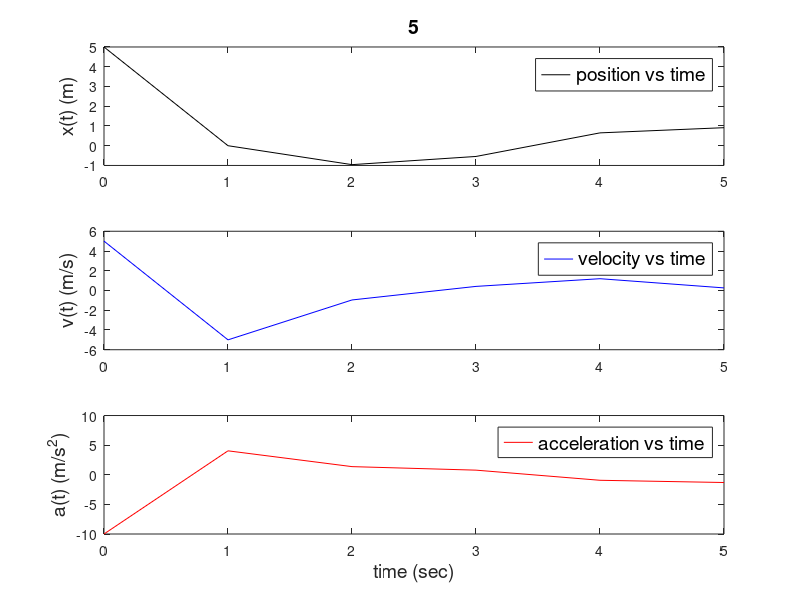

Write the MATLAB code that produced this figure.
%ho1.m
%Calculation of position, velocity, and acceleration for a harmonic
%oscillator versus time. The equations of motion are used for small time intervals
clear;
%NPTS=100;TMAX=1.0;%example Maximum number of points and maximum time
TTL=input(' Enter the title name TTL:','s');%string input
NPTS=input(' Enter the number calculation steps desired NPTS: ');
TMAX=input(' Enter the run time TMAX: ');
NT=NPTS/10;%to print only every NT steps
%K=1000;M=5.0;C=0.0;E=0.0;W=0.0;x0=0.1;v0=0.0;% example Parameters
K=input(' Enter the Spring contant K: ');
M=input(' Enter the bob mass M: ');
C=input(' Enter the damping coefficient C: ');
E=input(' Enter the magnitude of the driving force E: ');
W=input(' Enter the driving force frequency W: ');
x0=input(' Enter the initial position x0: ');% Initial Conditions
v0=input(' Enter the initial velocity v0: ');% Initial Conditions
t0=0.0;% start at time t=0
dt=TMAX/NPTS;%time step size
fprintf(' Time step used dt=TMAX/NPTS=%7.4f\n',dt);%the time step being used
F=-K*x0-C*v0+E*sin(W*t0); % initial force
a0=F/M;% initial acceleration
fprintf('    t       x       v       a\n');%output column labels
v(1)=v0;
x(1)=x0;
a(1)=a0;
t(1)=t0;
fprintf('%7.4f %7.4f %7.4f %7.4f\n',t(1),x(1),v(1),a(1));%print initial values
for i=1:NPTS
    v(i+1)=v(i)+a(i)*dt;                   %new velocity
    x(i+1)=x(i)+v(i+1)*dt;                 %new position
    t(i+1)=t(i)+dt;                        %new time
    F=-K*x(i+1)-C*v(i+1)+E*sin(W*t(i+1));  %new force
    a(i+1)=F/M;                            %new acceleration
% print only every NT steps
    if(mod(i,NT)==0)
        fprintf('%7.4f %7.4f %7.4f %7.4f\n',t(i+1),x(i+1),v(i+1),a(i+1));
    end;
end;
subplot(3,1,1)
plot(t,x,'k-');
ylabel('x(t) (m)','FontSize',14);
h=legend('position vs time'); set(h,'FontSize',14);
title(TTL,'FontSize',14);
subplot(3,1,2)
plot(t,v,'b-');
ylabel('v(t) (m/s)','FontSize',14);
h=legend('velocity vs time'); set(h,'FontSize',14)
subplot(3,1,3)
plot(t,a,'r-');
ylabel('a(t) (m/s^2)','FontSize',14);
xlabel('time (sec)','FontSize',14);
h=legend('acceleration vs time'); set(h,'FontSize',14)